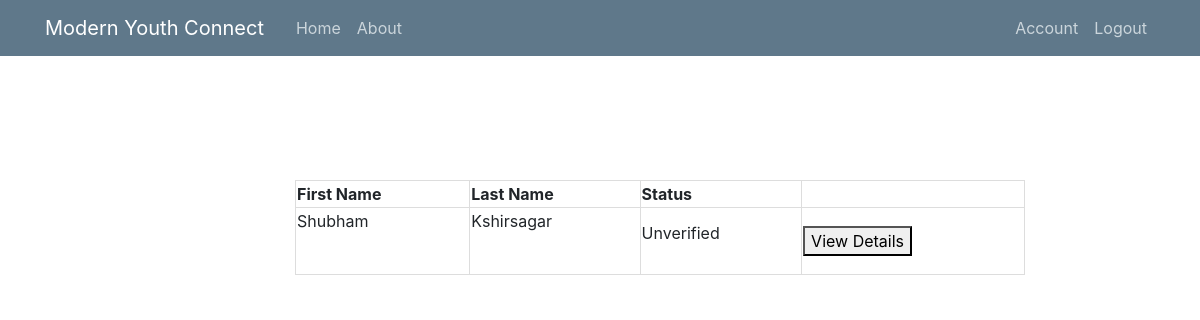
/view-registered-students (signed in), run on the app's committed database.
### Modern_Youth_Connect/models.py (models this page shows, shortened)
class Student(db.Model, UserMixin):
    id = db.Column(db.Integer, primary_key=True)
    username = db.Column(db.String(20), unique=True, nullable=False)
    firstname = db.Column(db.String(20), unique=True, nullable=False)
    lastname = db.Column(db.String(20), unique=True, nullable=False)
    email = db.Column(db.String(50), unique=True, nullable=False)
    image_file = db.Column(db.String(20), default='default.jpg',
                           nullable=False)
    password = db.Column(db.String(60), nullable=False)
    ssc_percentage = db.Column(db.Float)
    ssc_marksheet = db.Column(db.String)
    hsc_percentage = db.Column(db.Float)
    hsc_marksheet = db.Column(db.String)
    bsc_percentage = db.Column(db.Float)
    bsc_marksheet = db.Column(db.String)
    msc_percentage = db.Column(db.Float)
    msc_marksheet = db.Column(db.String)
    cv = db.Column(db.String)
    aggregate = db.Column(db.Float)
    verified = db.Column(db.Boolean, default=False)

### Modern_Youth_Connect/routes.py (the view)
@app.route("/view-registered-students", methods=['GET'])
@login_required
def view_all_students():
    student_list = Student.query.all()
    return render_template('view-students.html', students=student_list)

### Modern_Youth_Connect/models.py (called while the page is built)
@login_manager.user_loader
def load_user(user_id):
    return Student.query.get(int(user_id))

### Modern_Youth_Connect/templates/view-students.html
{% extends "layout.html" %}
{% block content %}
    {% if students %}
        <table>
        <th>First Name</th>
        <th>Last Name</th>
        <th>Status</th>
        <th></th>
            {% for student in students %}
                    <tr>
                        <td> <p>{{ student.firstname }}</p><br></td>
                        <td> <p>{{ student.lastname }}</p><br></td>
                        {% if student.verified == True %}
                            <td> <p>Verified</p></td>
                        {% else %}
                            <td> <p>Unverified</p></td>
                        {% endif %}
                        <td><a href="{{ url_for('view_student',id=student.id) }}"><button>View Details</button></a></td>
                    </tr>
            {% endfor %}
        </table>
    {% else %}
        <div style="text-align: center;">
            <h2>There are No Unverified Students</h2>
            <a href="{{ url_for('admin_dashboard') }}"><button>Back</button></a>
        </div>
    {% endif %}
{% endblock content %}

### Modern_Youth_Connect/static/new_style.css (style rules this page uses)
html { height: 100%; box-sizing: border-box; }
*, *:before, *:after { box-sizing: inherit; }
body { position: relative; margin: 0; padding-bottom: 6rem; height: 100%; }
table { width: 100% !important; }
table th, table td { border: 1px solid #ddd !important }

### Modern_Youth_Connect/static/main.css (style rules this page uses)
body { margin-top: 5rem; }

### data on the page
Student: firstname "Shubham", lastname "Kshirsagar", verified "Unverified"
